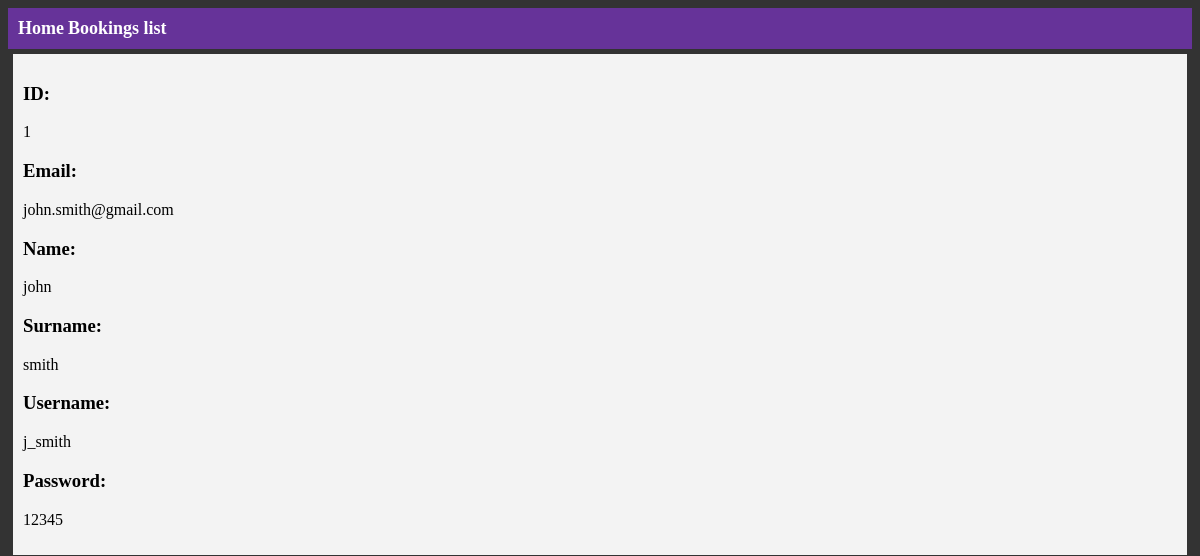
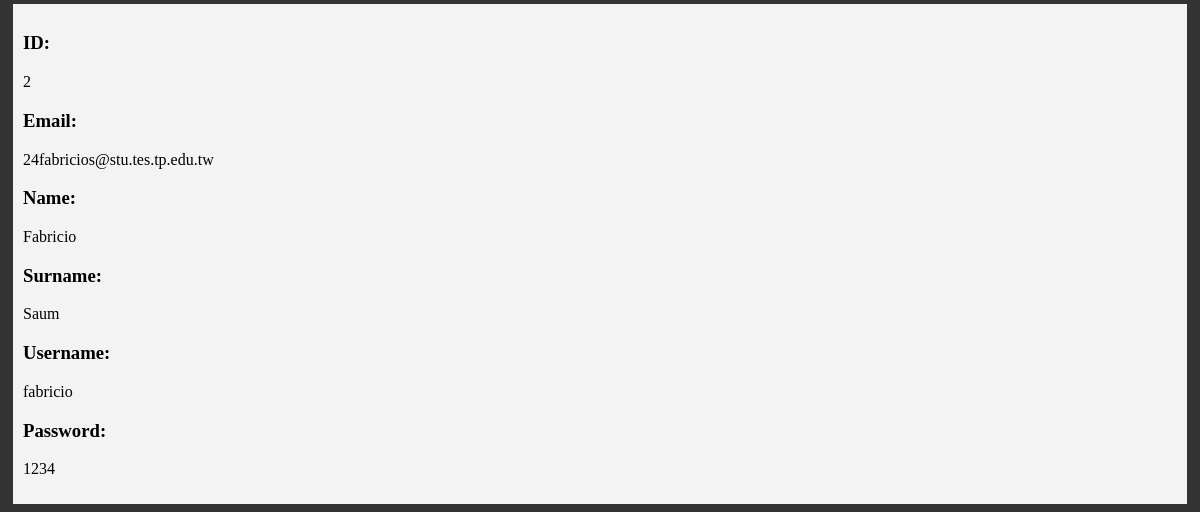
Before: /users_list with the older database file (2 pictures, top to bottom).
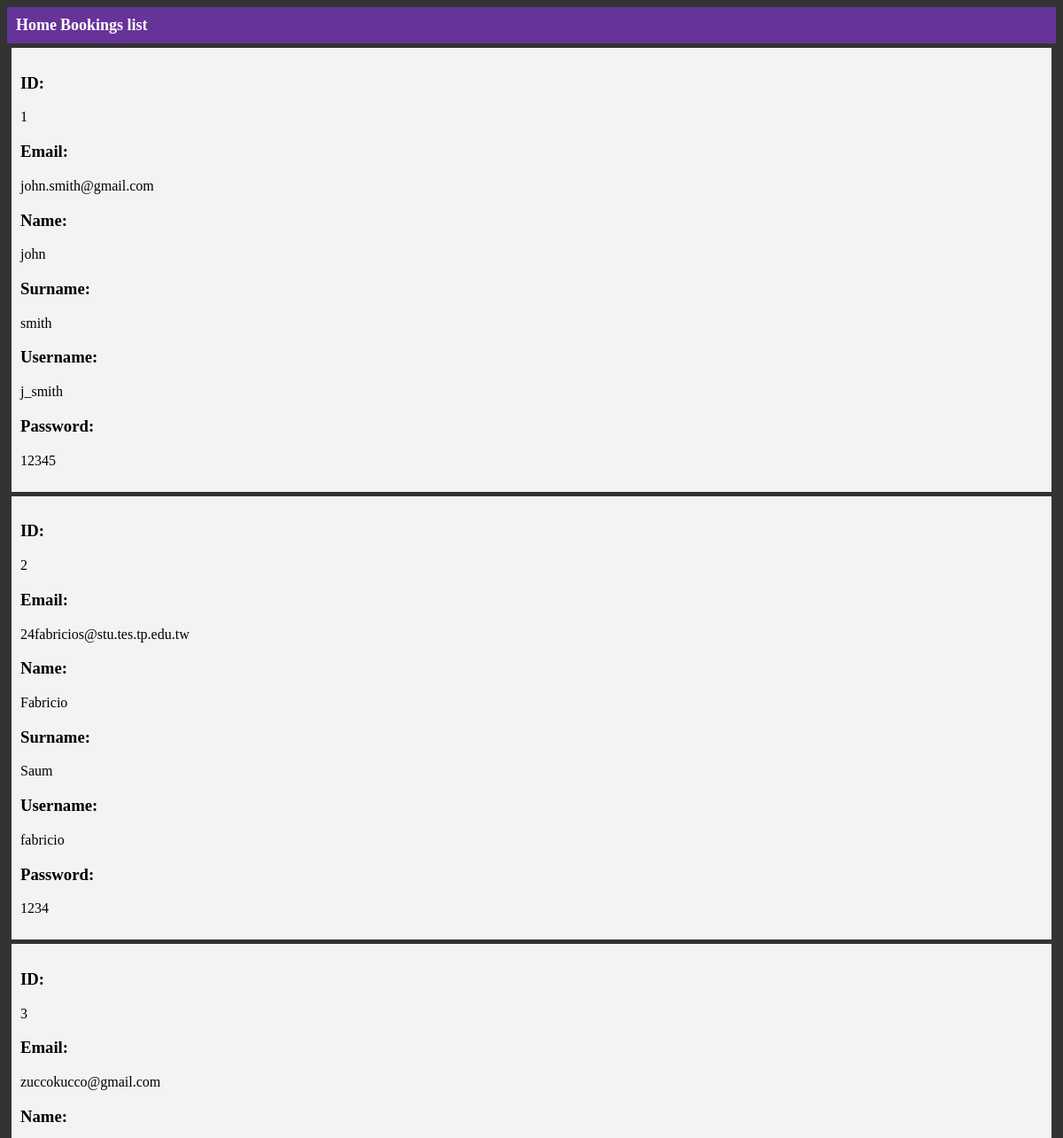
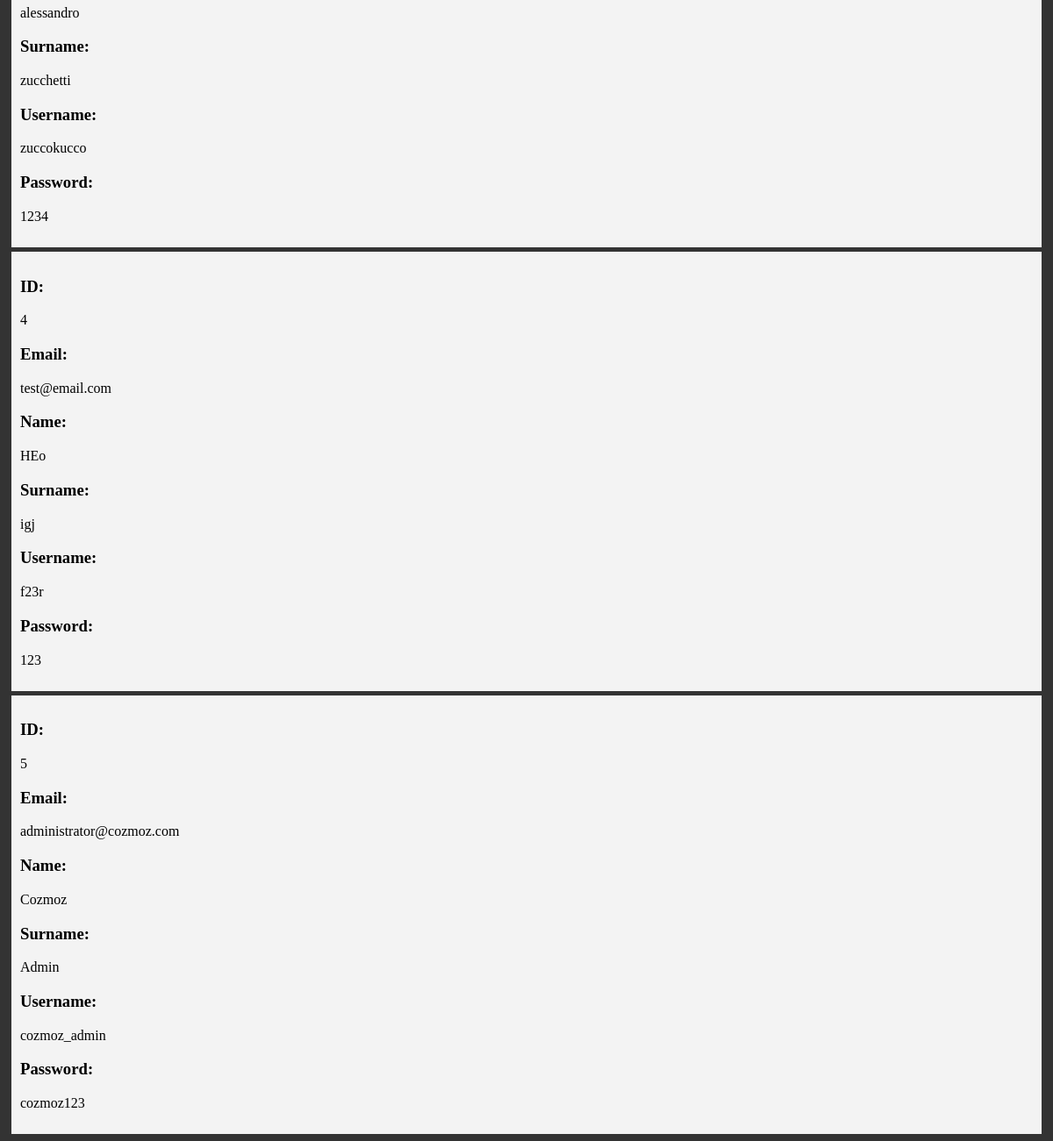
After: the same page with the newer database file (2 pictures, top to bottom).
### tables this page shows
CREATE TABLE users (
    id INTEGER PRIMARY KEY AUTOINCREMENT,
    email TEXT,
    name TEXT,
    surname TEXT,
    username TEXT,
    password TEXT
);

### web.py (the view)
@app.route('/users_list')
def users_list():
    conn2 = get_db_connection()
    users = conn2.execute('SELECT * FROM users').fetchall()
    conn2.close()
    return render_template('users_list.html', users=users)

### web.py (called while the page is built)
def get_db_connection():
    conn2 = sqlite3.connect('data.db')
    conn2.row_factory = sqlite3.Row
    return conn2

### templates/users_list.html (shortened to what this page needs)
<!DOCTYPE html>
<html>
  <head>
  </head>
  <body>
    <nav>
      <a href="/">Home</a>
      <a href='/bookings_list'>Bookings list</a>
  </nav>
  {% for user in users %}
        <div class='post'>
            <h3>ID:</h3>
            <p>{{ user['id'] }}</p>
            <h3>Email:</h3>
            <p>{{ user['email'] }}</p>
            <h3>Name:</h3>
            <p>{{ user['name'] }}</p>
            <h3>Surname:</h3>
            <p>{{ user['surname'] }}</p>
            <h3>Username:</h3>
            <p>{{ user['username'] }}</p>
            <h3>Password:</h3>
            <p>{{ user['password'] }}</p>
        </div>
    {% endfor %}

### templates/users_list.html (style rules this page uses)
.post { padding: 10px; margin: 5px; background-color: #f3f3f3 }
body { background-color: #333333; color: #ffffff; }
nav { background-color: #663399; padding: 10px; }
nav a { color: #ffffff; text-decoration: none; font-size: 18px; font-weight: bold; }
h3 { color: #000000; }
p { font-size: 16px; color: #000000; }

Changed rows visible on the page:
added users: id "3", email "zuccokucco@gmail.com", name "alessandro", surname "zucchetti", username "zuccokucco", password "1234"
added users: id "4", email "test@email.com", name "HEo", surname "igj", username "f23r", password "123"
added users: id "5", email "administrator@cozmoz.com", name "Cozmoz", surname "Admin", username "cozmoz_admin", password "cozmoz123"
